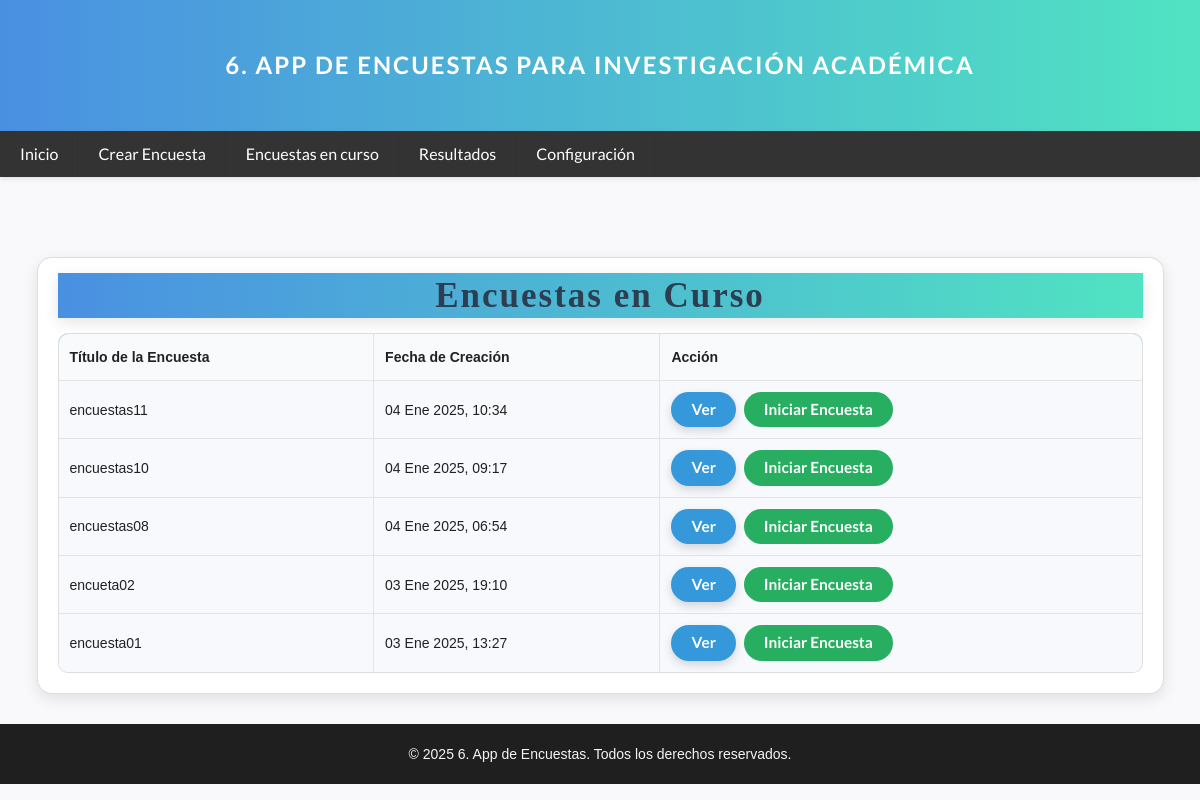
Screenshot of /encuestas/en-curso/ with the database file from the repository.
### Aplicaciones/Encuestas/models.py (models this page shows)
class Encuesta(models.Model):
    titulo = models.CharField(max_length=64)
    esta_activa = models.BooleanField(default=False)
    creada_en = models.DateTimeField(default=timezone.now)

### Aplicaciones/Encuestas/views.py (the view)
# urls.py: path("encuestas/en-curso/", views.encuestas_en_curso, name="encuesta-en-curso"),
def encuestas_en_curso(request):
    encuestas = Encuesta.objects.filter(esta_activa=True).order_by("-creada_en")
    return render(request, "encuesta/encurso.html", {"encuestas": encuestas})

### Aplicaciones/Encuestas/templates/encuesta/encurso.html (shortened to what this page needs)
{% extends "_base.html" %}
{% block content %}
<div class="ui container" style="padding-top: 50px;">
    <div class="ui segment" style="border-radius: 15px; box-shadow: 0px 5px 15px rgba(0, 0, 0, 0.1);">
        <h2 class="ui header" style="font-size: 2.5em; font-family: 'Merriweather', serif; color: #2C3E50; font-weight: 700;">
            Encuestas en Curso
        </h2>
        <table class="ui celled table" style="width: 100%; border-radius: 10px; overflow: hidden;">
            <thead>
                <tr style="background-color: #3498db; color: white;">
                    <th>Título de la Encuesta</th>
                    <th>Fecha de Creación</th>
                    <th>Acción</th>
                </tr>
            </thead>
            <tbody>
                {% for encuesta in encuestas %}
                <tr style="background-color: #f7f9fc; transition: background-color 0.3s ease;">
                    <td>{{ encuesta.titulo }}</td>
                    <td>{{ encuesta.creada_en|date:"d M Y, H:i" }}</td>
                    <td>
                        <a href="{% url 'encuesta-detalle' encuesta.pk %}">
                            <div class="ui primary button" style="background-color: #3498db; color: white; border-radius: 30px; font-size: 1.1em; padding: 10px 20px; transition: all 0.3s ease;">
                                Ver
                            </div>
                        </a>
                        <form method="post" action="{% url 'encuesta-iniciar' encuesta.pk %}" style="display: inline-block;">
                            <button type="submit" class="ui secondary button" style="background-color: #27ae60; color: white; border-radius: 30px; font-size: 1.1em; padding: 10px 20px; transition: all 0.3s ease;">
                                Iniciar Encuesta
                            </button>
                        </form>
                    </td>
                </tr>
                {% empty %}
                <tr>
                    <td colspan="3" class="center aligned" style="font-size: 1.5em; color: #e74c3c; font-weight: 600;">
                        No hay encuestas en curso.
                    </td>
                </tr>
                {% endfor %}
            </tbody>
        </table>
    </div>
</div>
{% endblock %}

### Aplicaciones/Encuestas/templates/_base.html (style rules this page uses)
body { background-color: #f9f9fb; font-family: 'Arial', sans-serif; margin: 0; padding: 0; }
.header { background: linear-gradient(to right, #4A90E2, #50E3C2); color: white; font-family: 'Georgia', serif; font-size: 3em; text-align: center; padding: 50px 20px; text-transform: uppercase; letter-spacing: 2px; box-shadow: 0px 5px 15px rgba(0, 0, 0, 0.1); margin-bottom: 0; }
.ui.container { margin-top: 30px; }
.ui.segment { border-radius: 12px; box-shadow: 0 4px 15px rgba(0, 0, 0, 0.05); background-color: #ffffff; padding: 20px; margin-bottom: 30px; }
.ui.header { font-size: 2em; color: #333; font-weight: 600; margin-bottom: 15px; }
.ui.primary.button { background-color: #f76c6c; color: white; font-size: 1.1em; padding: 15px 30px; border-radius: 30px; text-align: center; transition: background-color 0.3s ease, transform 0.2s ease, box-shadow 0.3s ease; box-shadow: 0 4px 10px rgba(0, 0, 0, 0.15); border: none; }
.ui.header { animation: fadeIn 2s ease-in-out; }

### rows the page displays
Encuesta: titulo "encuestas11", creada_en "04 Ene 2025, 10:34"
Encuesta: titulo "encuestas10", creada_en "04 Ene 2025, 09:17"
Encuesta: titulo "encuestas08", creada_en "04 Ene 2025, 06:54"
Encuesta: titulo "encueta02", creada_en "03 Ene 2025, 19:10"
Encuesta: titulo "encuesta01", creada_en "03 Ene 2025, 13:27"
